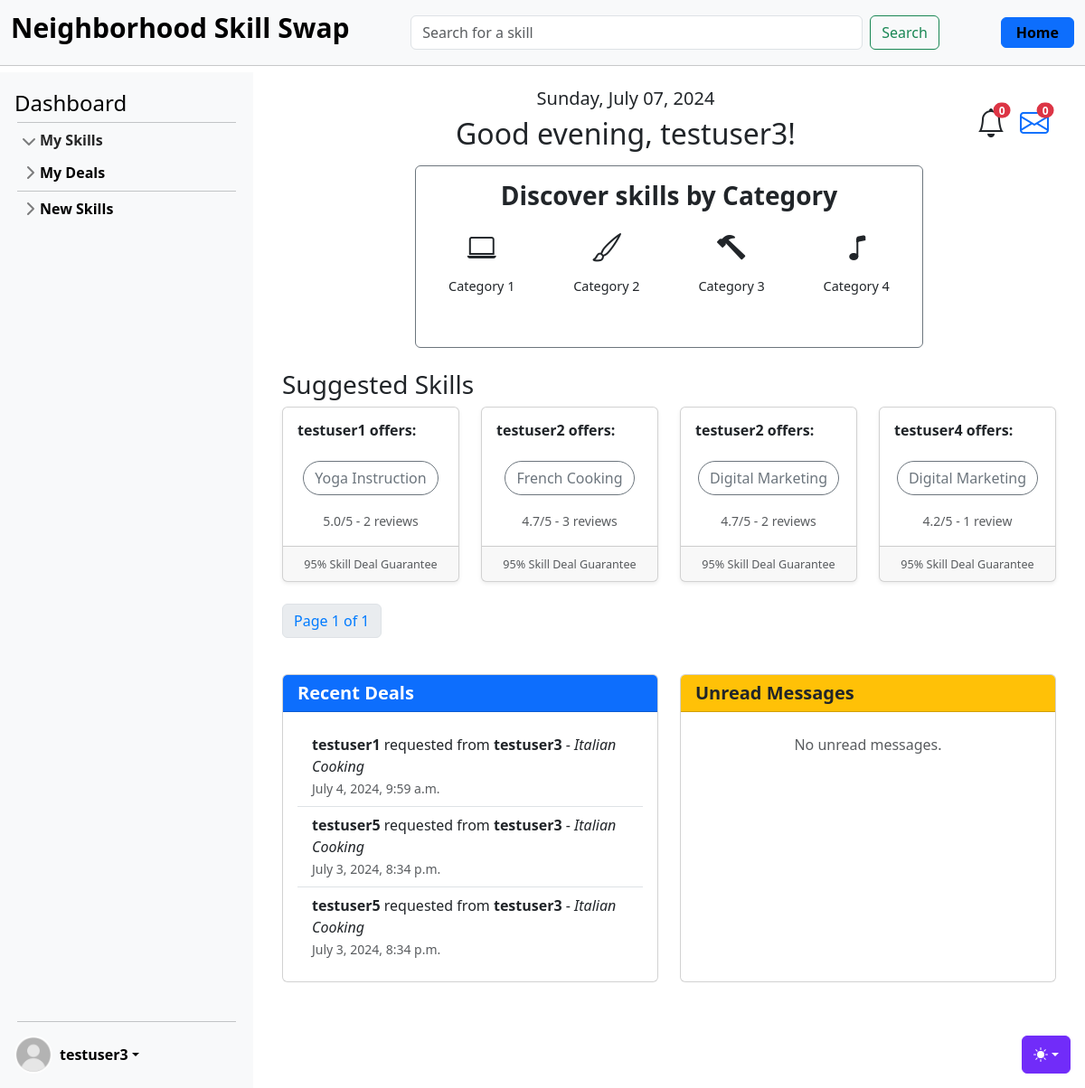
The page /accounts/dashboard/4/ (signed in) on the database as committed earlier.
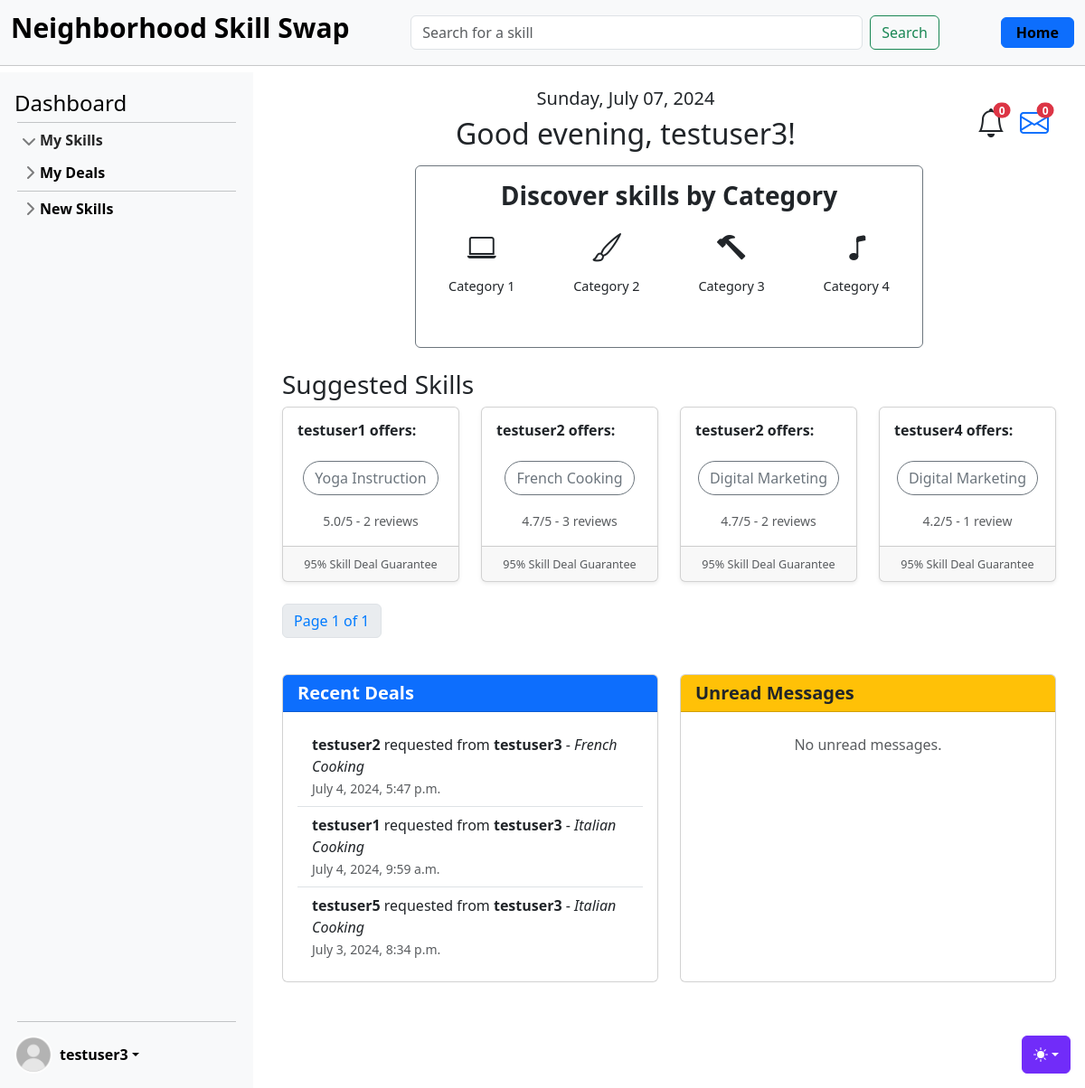
The same page on the database as committed later.
### skills/models.py (models this page shows, shortened)
class Skill(models.Model):
    name = models.CharField(max_length=100, blank=False)
    level = models.CharField(max_length=20, blank=False)
    description = models.TextField()
    owner = models.ForeignKey(settings.AUTH_USER_MODEL, on_delete=models.CASCADE)
    category = models.ForeignKey(Category, on_delete=models.CASCADE)
    date = models.DateTimeField(auto_now_add=True)
    skill_type = models.CharField(max_length=20, blank=False)
    rating = models.FloatField(default=5.0)

class SkillDeal(models.Model):
    PENDING = "pending"
    ACTIVE = "active"
    COMPLETED = "completed"
    CANCELLED = "cancelled"
    STATUS_CHOICES = [
        (PENDING, "Pending"),
        (ACTIVE, "Active"),
        (COMPLETED, "Completed"),
        (CANCELLED, "Cancelled"),
    ]
    skill = models.ForeignKey(Skill, on_delete=models.CASCADE)
    owner = models.ForeignKey(
        settings.AUTH_USER_MODEL, on_delete=models.CASCADE, related_name="owner"
    )
    provider = models.ForeignKey(
        settings.AUTH_USER_MODEL, on_delete=models.CASCADE, related_name="requester"
    )
    status = models.CharField(max_length=20, choices=STATUS_CHOICES, default=PENDING)
    created_at = models.DateTimeField(auto_now_add=True)
    start_date = models.DateTimeField(null=True, blank=True)
    end_date = models.DateTimeField(null=True, blank=True)

### accounts/models.py (models this page shows, shortened)
class CustomUser(AbstractUser):
    age = models.PositiveIntegerField(null=True, blank=True)

### accounts/views.py (the view)
# urls.py: path("dashboard/<int:user_id>/", DashboardView.as_view(), name="dashboard"),
class DashboardView(UserPassesTestMixin, View):
    def get(self, request, user_id):
        user = get_object_or_404(CustomUser, id=user_id)
        now = timezone.now()
        current_date = now.strftime("%A, %B %d, %Y")
        hour = now.hour
        if hour < 12:
            greeting = "Good morning"
        elif hour < 18:
            greeting = "Good afternoon"
        else:
            greeting = "Good evening"
        wanted_skills = Skill.objects.filter(owner=user, skill_type="wanted")
        wanted_skills_names = [skill.name for skill in wanted_skills]
        selected_skills = (
            Skill.objects.filter(name__in=wanted_skills_names, skill_type="offered")
            .exclude(owner=user)
            .annotate(reviews_count=Count("review"))
        )
        paginator = Paginator(selected_skills, 4)
        page_number = request.GET.get("page")
        suggested_skills = paginator.get_page(page_number)
        recent_deals = SkillDeal.objects.filter(provider=user).order_by("-created_at")[
            :3
        ]
        unread_messages = Message.objects.filter(receiver=user, is_read=False).order_by(
            "-timestamp"
        )[:3]
        unread_messages_count = unread_messages.count()
        pending_deals_count = SkillDeal.objects.filter(
            provider=user, status=SkillDeal.PENDING
        ).count()
        context = {
            "user": user,
            "suggested_skills": suggested_skills,
            "current_date": current_date,
            "greeting": greeting,
            "recent_deals": recent_deals,
            "unread_messages": unread_messages,
            "unread_messages_count": unread_messages_count,
            "pending_deals_count": pending_deals_count,
        }
        return render(request, "dashboard.html", context)
    def test_func(self) -> bool:
        return self.request.user.id == self.kwargs["user_id"]

### templates/dashboard.html (shortened to what the changed rows need)
{% extends 'base.html' %}
{% load static %}
{% block content %}
<div class="container mt-1">
    <div class="row mt-1 mb-2">
        <div class="col-12 d-flex justify-content-between align-items-center">
            <div class="text-center w-100">
                <h2>{{ greeting }}, {{ user.username }}!</h2>
            </div>
        </div>
    </div>
    <div class="row mt-4">
        <div class="col-12">
            <div class="row">
                {% for skill in suggested_skills %}
                <div class="col-md-3 mb-4">
                    <div class="card h-100 shadow-sm">
                        <div class="card-body">
                            <h6 class="card-title mb-4">{{ skill.owner.username }} offers:</h6>
                            <p class="card-text text-center">
                                <a href="{% url 'skill_detail' skill.pk %}" class="btn btn-outline-secondary rounded-pill">{{ skill.name }}</a>
                            </p>
                            {% if skill.reviews_count == 1 %}
                            <p class="card-text text-center"><small class="text-muted">{{ skill.rating|floatformat:1 }}/5 - {{ skill.reviews_count }} review</small></p>
                            {% else %}
                            <p class="card-text text-center"><small class="text-muted">{{ skill.rating|floatformat:1 }}/5 - {{ skill.reviews_count }} reviews</small></p>
                            {% endif %}
                        </div>
                        <div class="card-footer text-center">
                            <small class="text-muted">95% Skill Deal Guarantee</small>
                        </div>
                    </div>
                </div>
                {% endfor %}
            </div>
        </div>
    </div>
    <div class="row mt-4">
        <div class="col-md-6 mb-4">
            <div class="card h-100">
                <div class="card-body">
                    <ul class="list-group list-group-flush">
                        {% for deal in recent_deals %}
                        <li class="list-group-item">
                            <strong>{{ deal.owner.username }}</strong> requested from <strong>{{ deal.provider.username }}</strong> - <em>{{ deal.skill.name }}</em> <br>
                            <small class="text-muted">{{ deal.created_at|date:"F j, Y, g:i a" }}</small>
                        </li>
                        {% empty %}
                        <li class="list-group-item text-center text-muted">
                            No recent deals.
                        </li>
                        {% endfor %}
                    </ul>
                </div>
            </div>
        </div>
    </div>
</div>
{% endblock %}

Rows that differ between the two databases and show on the page:
no longer on this page (row unchanged): SkillDeal: owner.username "testuser5", provider.username "testuser3", skill.name "Italian Cooking", created_at "July 3, 2024, 8:34 p.m."
added SkillDeal: owner.username "testuser2", provider.username "testuser3", skill.name "French Cooking", created_at "July 4, 2024, 5:47 p.m."
